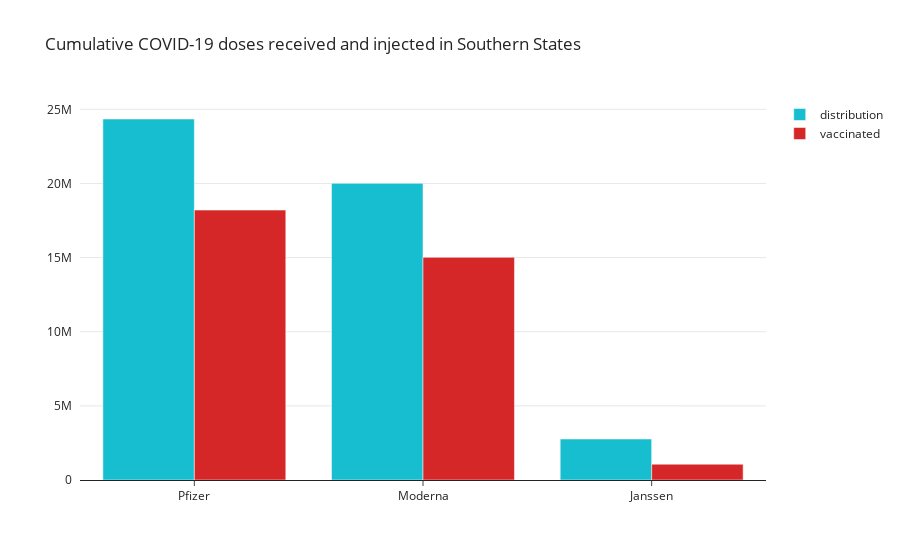

Notebook code cell kept with this figure:
### Code cell
fig5 = px.bar(south_all_gp, x='vaccine', y='sum', color ='status', barmode='group',title= 'Cumulative COVID-19 doses received and injected in Southern States',
            labels={
                 "sum": "",
                 "vaccine": "",
                 "status": ""
             },
            color_discrete_map={ # replaces default color mapping by value
                "distribution": "#17becf", "vaccinated": "#d62728"
            },
                        category_orders={"type_de_vaccin": ["Pfizer", "Moderna","AstraZeneca", "Janssen"]
                        },
             template="simple_white"
            )
fig5.update_yaxes(showgrid=True, showline=False, tickwidth=0, tickcolor='white')
fig5.update_xaxes(showline=True, zeroline=True)
            
fig5.show()

### Figure 1 — Plotly figure (JSON) as saved in the notebook; plotly's stock layout.template omitted (floating-point values rounded to 4 significant figures)
{"data": [{"alignmentgroup": "True", "hovertemplate": "=%{y}<extra></extra>", "legendgroup": "distribution", "marker": {"color": "#17becf"}, "name": "distribution", "offsetgroup": "distribution", "orientation": "v", "showlegend": true, "textposition": "auto", "type": "bar", "x": ["Pfizer", "Moderna", "Janssen"], "xaxis": "x", "y": [24346725, 20005340, 2764200], "yaxis": "y"}, {"alignmentgroup": "True", "hovertemplate": "=%{y}<extra></extra>", "legendgroup": "vaccinated", "marker": {"color": "#d62728"}, "name": "vaccinated", "offsetgroup": "vaccinated", "orientation": "v", "showlegend": true, "textposition": "auto", "type": "bar", "x": ["Pfizer", "Moderna", "Janssen"], "xaxis": "x", "y": [18203514, 15015765, 1065931], "yaxis": "y"}], "layout": {"barmode": "group", "legend": {"title": {"text": ""}, "tracegroupgap": 0}, "title": {"text": "Cumulative COVID-19 doses received and injected in Southern States"}, "xaxis": {"anchor": "y", "domain": [0, 1], "showline": true, "title": {"text": ""}, "zeroline": true}, "yaxis": {"anchor": "x", "domain": [0, 1], "showgrid": true, "showline": false, "tickcolor": "white", "tickwidth": 0, "title": {"text": ""}}}}
